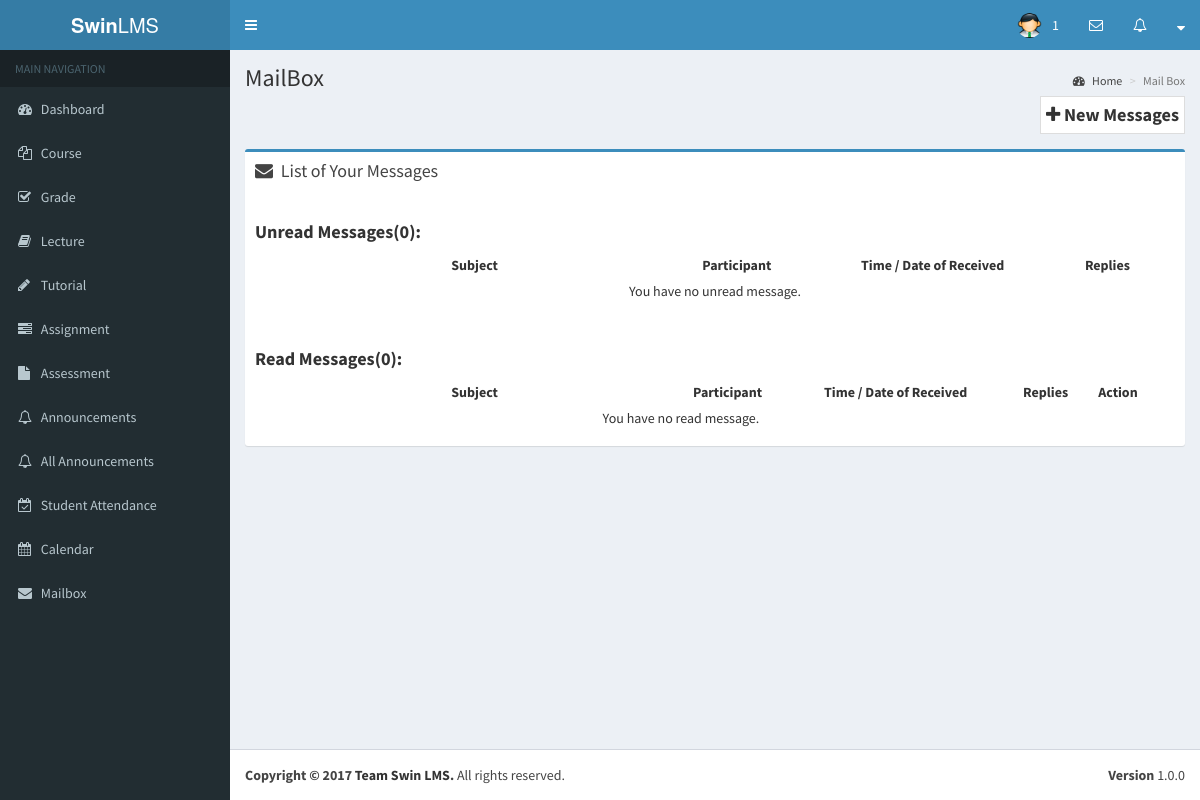
/lecturer/mailbox.php, run on an earlier commit of the app's database.
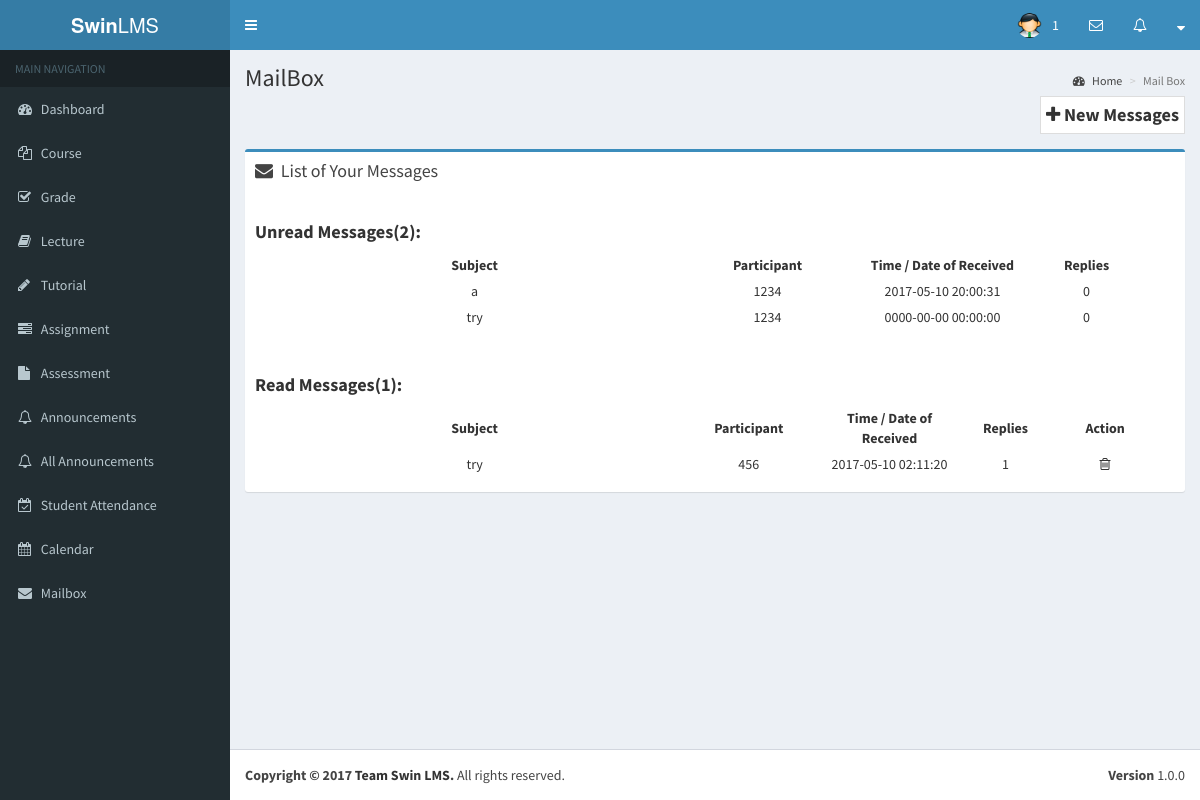
And on a later commit of the database.
### tables this page shows
CREATE TABLE `users` (
  `id` int(11) NOT NULL,
  `login_id` varchar(25) NOT NULL,
  `password` varchar(50) NOT NULL,
  `created` datetime NOT NULL,
  `type` varchar(10) NOT NULL,
  `email` varchar(50) NOT NULL,
  `first_name` varchar(45) NOT NULL,
  `last_name` varchar(45) NOT NULL,
  `address` varchar(100) NOT NULL,
  `city` varchar(20) DEFAULT NULL,
  `country` varchar(20) DEFAULT NULL,
  `postcode` int(10) DEFAULT NULL,
  `phone` int(15) DEFAULT NULL,
  `contact` int(11) NOT NULL,
  `course_id` int(11) DEFAULT NULL,
  `department` varchar(50) DEFAULT NULL,
  `dob` date DEFAULT NULL,
  `photo` varchar(100) DEFAULT NULL,
  `egname` varchar(50) DEFAULT NULL,
  `egemail` varchar(50) DEFAULT NULL,
  `egcontact` varchar(15) DEFAULT NULL,
  `relationship` varchar(15) DEFAULT NULL
);

### lecturer/mailbox.php (the view, shortened to what this page needs)
<!DOCTYPE html>
<html>
    <?php include_once('first.php') ?>
    <link href="../bootstrap/css/mail.css" rel="stylesheet" />
    <body class="hold-transition skin-blue sidebar-mini">
        <?php include_once('header.php')?>
        <?php include_once('sidebar.php') ?>
        <div class="content-wrapper">
            <section class="content-header">
                <h1>
                    MailBox
                </h1>
                <ol class="breadcrumb">
                    <li><a href="dashboard.php"><i class="fa fa-dashboard"></i> Home</a></li>
                    <li class="active">Mail Box</li>
                </ol>
            </section>
            <div class="row">
                <div class="col-lg-12">
                    <a href="new_message.php" style="float: right;" class="new_messages"><i class="fa fa-plus"></i> New Messages</a>
                </div>
            </div>
            <section class="content">
                <div class="row">
                    <section class="col-lg-12">
                    <?php
                        if(isset($_SESSION['user_id']))
                        {
                            $req1 = mysql_query('select m1.id, m1.subject, m1.time, count(m2.id) as reps, users.id as user_id, users.login_id from messages as m1, messages as m2,users where ((m1.user1="'.$_SESSION['user_id'].'" and m1.user1read="no" and users.id=m1.user2) or (m1.user2="'.$_SESSION['user_id'].'" and m1.user2read="no" and users.id=m1.user1)) and m1.id2="1" and m2.id=m1.id group by m1.id order by m1.id desc');
                            $req2 = mysql_query('select m1.id, m1.subject, m1.time, count(m2.id) as reps, users.id as user_id, users.login_id from messages as m1, messages as m2,users where ((m1.user1="'.$_SESSION['user_id'].'" and m1.user1read="yes" and users.id=m1.user2) or (m1.user2="'.$_SESSION['user_id'].'" and m1.user2read="yes" and users.id=m1.user1)) and m1.id2="1" and m2.id=m1.id group by m1.id order by m1.id desc');
                    ?>
                        <div class="box box-primary">
                            <div class="box-header">
                                <i class="fa fa-envelope"></i>
                                <h2 class="box-title">List of Your Messages</h2>
                            </div>
                            <div class="box-body">
                                <h3>Unread Messages(<?php echo intval(mysql_num_rows($req1)); ?>):</h3>
                                <table>
                                    <tr>
                                        <th class="subject_cell">Subject</th>
                                        <th>Participant</th>
                                        <th>Time / Date of Received</th>
                                        <th>Replies</th>
                                    </tr>
                    <?php
                        while($dn1 = mysql_fetch_array($req1))
                        {
                    ?>
                                    <tr>
                                        <td class="left" width="30"><a href="#"><?php echo htmlentities($dn1['subject'], ENT_QUOTES, 'UTF-8'); ?></a></td>
                                        <td width="30"><?php echo htmlentities($dn1['login_id'], ENT_QUOTES, 'UTF-8'); ?></td>
                                        <td width="30"><?php echo date($dn1['time']); ?></td>
                                        <td width="10"><?php echo $dn1['reps']-1; ?></td>
                                    </tr>
                    <?php
                        }
                        if(intval(mysql_num_rows($req1))==0)
                        {
                    ?>
                                    <tr>
                                        <td colspan="4" class="center">You have no unread message.</td>
                                    </tr>
                    <?php
                        }
                    ?>
                                </table>
                                <br/>
                                <h3>Read Messages(<?php echo intval(mysql_num_rows($req2)); ?>):</h3>
                                <table>
                                    <tr>
                                        <th class="subject_cell">Subject</th>
                                        <th>Participant</th>
                                        <th>Time / Date of Received</th>
                                        <th>Replies</th>
                                        <th>Action</th>
                                    </tr>
                    <?php
                        while($dn2 = mysql_fetch_array($req2))
                        {
                    ?>
                                    <tr>
                                        <td class="left" width="20"><a href="#"><?php echo htmlentities($dn2['subject'], ENT_QUOTES, 'UTF-8'); ?></a></td>
                                        <td width="20"><?php echo htmlentities($dn2['login_id'], ENT_QUOTES, 'UTF-8'); ?></td>
                                        <td width="20"><?php echo date($dn2['time']); ?></td>
                                        <td width="20"><?php echo $dn2['reps']-1; ?></td>
                                        <td width="20"><a href="#" class="delete-button"><i class="fa fa-trash-o"></i></a></td>
                                    </tr>
                    <?php
                        }
                        if(intval(mysql_num_rows($req2))==0)
                        {
                    ?>
                                    <tr>
                                        <td colspan="4" class="center">You have no read message.</td>
                                    </tr>
                    <?php
                        }
                    ?>
                                </table>
                    <?php
                        }
                        else
                        {
                            echo 'Please sign in your account.';
                        }
                    ?>
                            </div>
                        </div>
                    </section>
                </div>
            </section>
        </div>
        <?php include_once('footer.php') ?>
    </body>
</html>

### lecturer/first.php (shortened to what this page needs)
<head>
  <link rel="stylesheet" href="../bootstrap/css/bootstrap.min.css">
  <link rel="stylesheet" href="https://cdnjs.cloudflare.com/ajax/libs/font-awesome/4.5.0/css/font-awesome.min.css">
  <link rel="stylesheet" href="https://cdnjs.cloudflare.com/ajax/libs/ionicons/2.0.1/css/ionicons.min.css">
  <link rel="stylesheet" href="../plugins/datatables/dataTables.bootstrap.css">
  <link rel="stylesheet" href="../dist/css/AdminLTE.min.css">
  <link rel="stylesheet" href="../dist/css/skins/_all-skins.min.css">
  <link rel="stylesheet" href="../plugins/iCheck/flat/blue.css">
  <link rel="stylesheet" href="../plugins/morris/morris.css">
  <link rel="stylesheet" href="../plugins/jvectormap/jquery-jvectormap-1.2.2.css">
  <link rel="stylesheet" href="../plugins/datepicker/datepicker3.css">
  <link rel="stylesheet" href="../plugins/daterangepicker/daterangepicker.css">
  <link rel="stylesheet" href="../plugins/bootstrap-wysihtml5/bootstrap3-wysihtml5.min.css">
</head>

### lecturer/header.php (shortened to what this page needs)
<header class="main-header">
    <a href="dashboard.php" class="logo">
      <span class="logo-lg"><b>Swin</b>LMS</span>
    </a>
    <nav class="navbar navbar-static-top">
      <a href="#" class="sidebar-toggle" data-toggle="offcanvas" role="button">
      </a>
      <div class="navbar-custom-menu">
        <ul class="nav navbar-nav">
          <li class="dropdown user user-menu">
            <a href="dashboard.php" class="dropdown-toggle" data-toggle="dropdown">
              <img src="../dist/img/admin.ico" class="user-image" alt="User Image">
              <span class="hidden-xs"><?php echo $_SESSION['user_id']; ?></span>
            </a>
          </li>
          <li class="dropdown messages-menu">
            <a href="#" class="dropdown-toggle" data-toggle="dropdown">
              <i class="fa fa-envelope-o"></i>
            </a>
          </li>
          <li class="dropdown notifications-menu">
            <a href="#" class="dropdown-toggle" data-toggle="dropdown">
              <i class="fa fa-bell-o"></i>
            </a>
          </li>
          <li class="dropdown notifications-menu">
            <a href="#" class="dropdown-toggle" data-toggle="dropdown">
              <i class="fa fa-sort-down"></i>
            </a>
          </li>
        </ul>
      </div>
    </nav>
  </header>

### lecturer/sidebar.php
<aside class="main-sidebar">
    <section class="sidebar">
<ul class="sidebar-menu">
        <li class="header">MAIN NAVIGATION</li>
        <li>
          <a href="dashboard.php">
            <i class="fa fa-dashboard"></i> <span>Dashboard</span>
          </a>
        </li>
        <li>
          <a href="course_list.php">
            <i class="fa fa-files-o"></i>
            <span>Course</span>
          </a>
        </li>
        <li>
          <a href="grade.php">
            <i class="fa fa-check-square-o"></i>
            <span>Grade</span>
          </a>
        </li>
        <li>
          <a href="lecture_note.php">
            <i class="fa fa-book"></i>
            <span>Lecture</span>
          </a>
        </li>
        <li>
          <a href="tutorial.php">
            <i class="fa fa-pencil"></i>
            <span>Tutorial</span>
          </a>
        </li>
        <li>
          <a href="assignment.php">
            <i class="fa fa-tasks"></i>
            <span>Assignment</span>
          </a>
        </li>
        <li>
          <a href="assessment.php">
            <i class="fa fa-file"></i>
            <span>Assessment</span>
          </a>
        </li>
        <li>
          <a href="announcements.php">
            <i class="fa fa-bell-o"></i>
            <span>Announcements</span>
          </a>
        </li>
        <li>
          <a href="all_announcements.php">
            <i class="fa fa-bell-o"></i>
            <span>All Announcements</span>
          </a>
        </li>
        <li>
          <a href="attendance.php">
            <i class="fa fa-calendar-check-o"></i>
            <span>Student Attendance</span>
          </a>
        </li>
        <li>
          <a href="#">
            <i class="fa fa-calendar"></i> <span>Calendar</span>
          </a>
        </li>
        <li>
          <a href="mailbox.php">
            <i class="fa fa-envelope"></i> <span>Mailbox</span>
          </a>
        </li>
      </ul>
    </section>
  </aside>

### lecturer/footer.php
<footer class="main-footer">
    <div class="pull-right hidden-xs">
      <b>Version</b> 1.0.0
    </div>
    <strong>Copyright &copy; 2017 <a>Team Swin LMS</a>.</strong> All rights reserved.
  </footer>

What changed in the data, as far as the page shows it:
now on this page (row edited): users: subject "a", login "1234", time "2017-05-10 20:00:31", reps "0", subject "try", time "0000-00-00 00:00:00", shown under "Unread Messages(2):"
now on this page (row unchanged): users: subject "try", login "456", time "2017-05-10 02:11:20", reps "1", shown under "Read Messages(1):"
Also different on the page:
mysql_num_rows($req1): "0" → "2"
mysql_num_rows($req2): "0" → "1"
text no longer shown: "You have no unread message. You have no read message."
